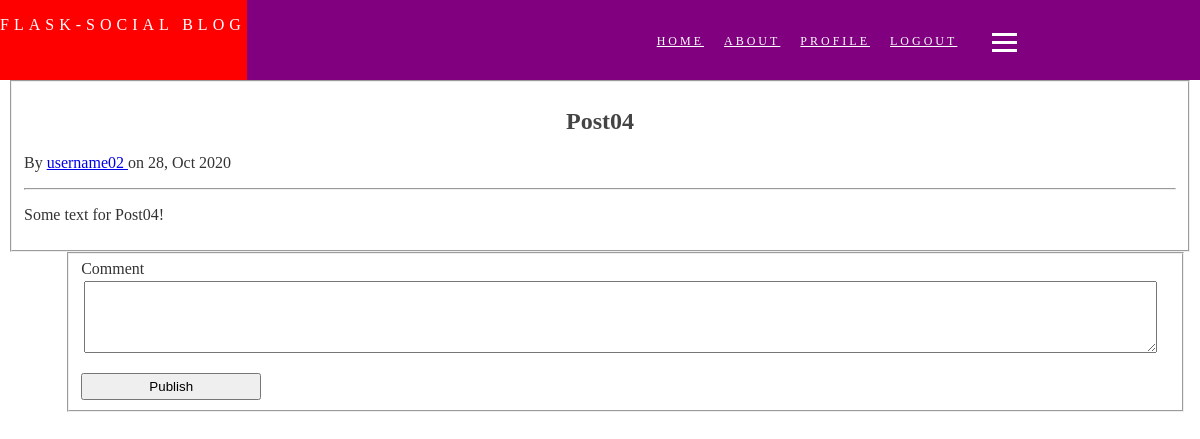
The page /post4 (signed in) on the database its author committed.
### app/models.py (models this page shows, shortened)
class Post(db.Model):
    id = db.Column(db.Integer, primary_key=True, autoincrement=True)
    title = db.Column(db.String(100), nullable=False)
    date = db.Column(db.DateTime, nullable=False, default=datetime.utcnow)
    text = db.Column(db.Text, nullable=False)
    author_id = db.Column(db.Integer, db.ForeignKey('user.id'), nullable=False)
    comments = db.relationship('Comments', backref='post', lazy=True)

class User(db.Model, UserMixin):
    id = db.Column(db.Integer, primary_key=True, autoincrement=True)
    firstname = db.Column(db.String(20), nullable=False)
    lastname = db.Column(db.String(20), nullable=False)
    username = db.Column(db.String(20), unique=True, nullable=False)
    email = db.Column(db.String(120), unique=True, nullable=False)
    password = db.Column(db.String(60), unique=True, nullable=False)
    image_file = db.Column(db.String(20), nullable=False, default='default.png')
    posts = db.relationship('Post',
                            backref='author',
                            primaryjoin="User.id==Post.author_id")
    comments = db.relationship('Comments',
                            backref='author',
                            primaryjoin="User.id==Comments.author_id")
    def __init__(self, firstname='', lastname='', username='', email='',
                 password=''):
        self.firstname = firstname
        self.lastname = lastname
        self.username = username
        self.email = email
        self.password = generate_password_hash(password)

### app/user/views.py (the view)
@user_blueprint.route("/<username>", methods=['GET', 'POST'])
@login_required
def profile(username):
    user = User.query.filter_by(username=username).first()
    posts = Post.query.filter_by(author=user).all()
    num_posts = len(posts)
    image_file = url_for('static',
                        filename='profile_pictures/' + user.image_file)
    return render_template('profile.html',
                            image_file=image_file,
                            username=username,
                            firstname=user.firstname,
                            lastname=user.lastname,
                            email=user.email,
                            num_posts=num_posts,
                            posts=posts)

### app/forms.py
class CommentsForPostForm(FlaskForm):
    text = TextAreaField('Comment', validators=[DataRequired()])
    pusblish = SubmitField('Publish')

### app/models.py (called while the page is built)
@login_manager.user_loader
def load_user(id):
    u = User.query.get(id)
    return User(u.firstname, u.lastname, u.username, u.email, u.password)

### app/templates/posts/posts.html (shortened to what this page needs)
{% extends "layout.html" %}
{% block content %}
    <div>
        <form method="POST">
            <fieldset class="post-fieldset">
                <h2>
                    {{ post.title }}
                </h2>
                <p>
                    By
                    <a href="{{ url_for('user.profile', username=post.author.username) }}">
                        {{ post.author.username }}
                    </a>
                    on {{ post.date.strftime('%d, %b %Y') }}
                </p>
                <hr>
                <p>{{ post.text }}</p>
            </fieldset>
            <fieldset class="comments-fieldset">
                <div>
                    {{ form.text.label(class="form-control-label") }}
                    <br>
                    {{ form.text(class="comments-text") }}
                </div>
                <div>
                    {{ form.pusblish(class="submit-btn") }}
                </div>
            </fieldset>
        </form>
    </div>
{% endblock content %}

### app/static/main.css (style rules this page uses)
body { background: #ffffff; color: #333333; margin-top: 5rem; }
h1, h2, h3, h4, h5, h6 { color: #444444; text-align: center; }

### app/static/buttons.css (style rules this page uses)
.submit-btn, .publish-btn { height: 20pt; width: 135pt; margin-top: 10pt; }

### app/static/comments.css (style rules this page uses)
.comments-fieldset { margin-left: 5%; min-width: 92%; max-width: 92%; }
.comments-text { margin: 2pt; min-height: 50pt; max-height: 50pt; min-width: 98%; max-width: 98%; }

### rows shown on the page
Post: title "Post04", date "28, Oct 2020", text "Some text for Post04!"
User: author.username "username02"
